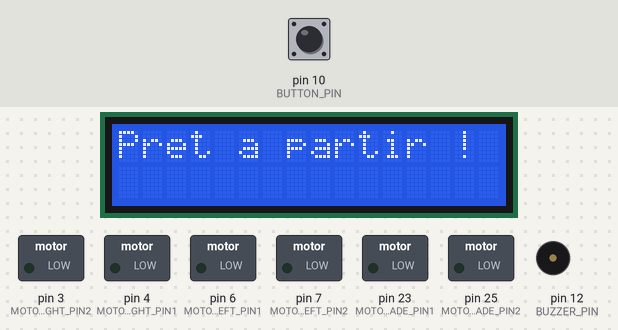
A sketch run on a simulated Arduino Mega 2560, built with avr-gcc and run on an emulated ATmega2560. Shown: 16×2 character LCD, switched loads named in the sketch (green lamp = pin HIGH), buzzer (waves = sounding). The inputs (shaded band) are chosen by the test bench; at power-on: pin 10 (BUTTON_PIN) LOW. Random numbers use the default seed unless the sketch sets one; what the sketch prints to the serial monitor is not drawn.

Above: at 0.4 s.
At 6.4 s:
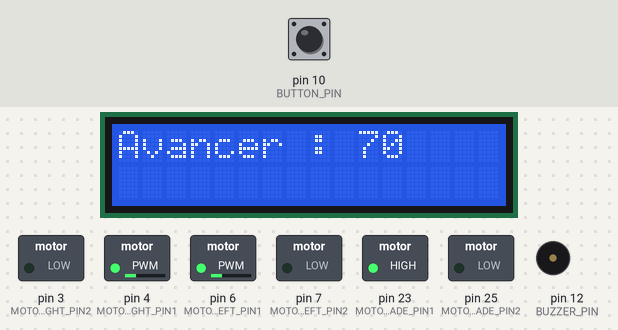
6.5 s: pin 10 (BUTTON_PIN) pulled HIGH for 0.15 s
At 6.66 s:
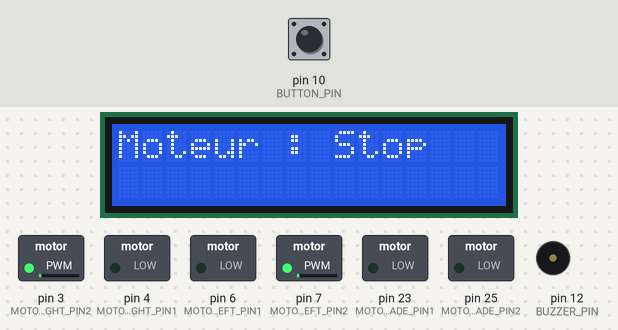
9.7 s: pin 10 (BUTTON_PIN) pulled HIGH for 1 s
14.3 s: pin 10 (BUTTON_PIN) pulled HIGH for 3.2 s
At 25.0 s:
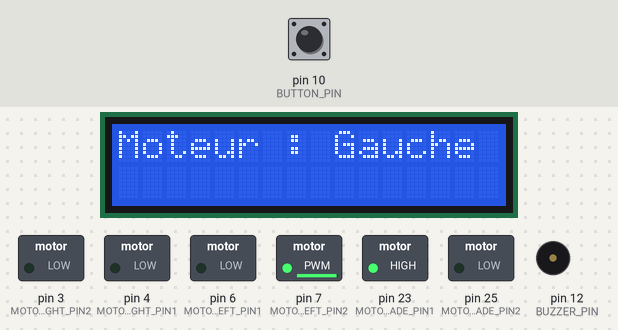
Timing chart, 0 to 33.7 s (numbered marks = the images above; inputs shaded):
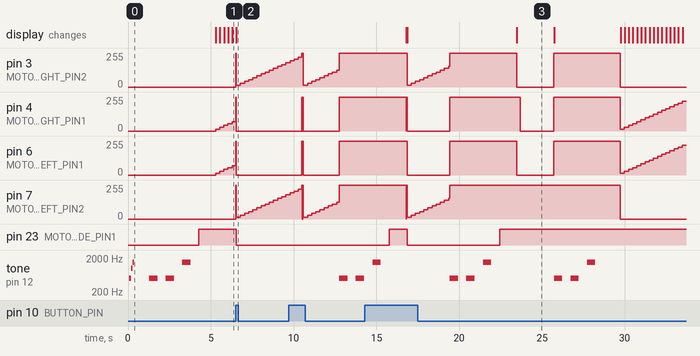

The sketch:

RobotTondeuse.ino
```cpp
#pragma region Imports

#include <Wire.h>
#include <LiquidCrystal_I2C.h>

#pragma endregion

#pragma region Variables

const int OBSTACLE_BACK_TIME = 4 * 1000;
int turnTime = 0;

long lastTimeForward = 0;
long lastTimeObstacle = 0;
long lastTimeTurn = 0;

int motorStep = 0; // 0 = stop, 1 = forward, 2 = backward, 3 = right, 4 = left

// Moteur droit
const int MOTOR_RIGHT_PIN1 = 4;
const int MOTOR_RIGHT_PIN2 = 3;

// Relais
const int MOTOR_BLADE_PIN1 = 23;
const int MOTOR_BLADE_PIN2 = 25;

// Moteur gauche
const int MOTOR_LEFT_PIN1 = 6;
const int MOTOR_LEFT_PIN2 = 7;

// Buzzer
const int BUZZER_PIN = 12;

// Vitesse du moteur
const int MOTOR_MAX_SPEED = 252; // Vitesse maximale du moteur
const int MOTOR_SPEED_STEP = 14; // Vitesse de progression des moteurs (Diviseurs: 1, 2, 3, 4, 6, 7, 9, 12, 14, 18, 21, 28, 36, 42, 63, 84, 126, 252)
int motorRightSpeed = 0; // Vitesse actuelle du moteur droit
int motorLeftSpeed = 0; // Vitesse actuelle du moteur gauche

const bool DEV_SILENT_MODE = false; // Ce mode permet de tester/développer sans les tonnalités, les bruits de moteurs etc.

// Pare choc avant gauche
const int BUTTON_PIN = 10;

LiquidCrystal_I2C lcd(0x27, 16, 2);

#pragma endregion

void setup() {
  Serial.begin(9600);

  screen_print(0, 0, "Initialisation...");

  // Moteur droit
  pinMode(MOTOR_RIGHT_PIN1, OUTPUT);
  pinMode(MOTOR_RIGHT_PIN2, OUTPUT);

  // Moteur gauche
  pinMode(MOTOR_LEFT_PIN1, OUTPUT);
  pinMode(MOTOR_LEFT_PIN2, OUTPUT);

  // Relais
  pinMode(MOTOR_BLADE_PIN1, OUTPUT);
  pinMode(MOTOR_BLADE_PIN2, OUTPUT);
	digitalWrite(MOTOR_BLADE_PIN1, LOW);
	digitalWrite(MOTOR_BLADE_PIN2, LOW);

  // Button
  pinMode(BUTTON_PIN, INPUT);

  // Beeper
  pinMode(BUZZER_PIN, OUTPUT);

  lcd.init(); // Initialize the lcd
  lcd.backlight(); // Turn on the LCD screen backlight.

  // Le robot a initialisé toutes ses variables.
  screen_print(0, 0, "Pret a partir !");

  // On avertis via le beeper que la machine est prête à travailler.
  bip(500, 100);
  delay(100);
  bip(1000, 100);
  delay(100);
  bip(1500, 100);

  delay(1000);

  forward_and_cut();
}

void loop() {
  obstacle_thread();
  forward_thread();
  backward_thread();
  left_thread();
  right_thread();
}

void obstacle_thread(){
  const long NOW = millis();
  // Si obstacle, on recule.
  if (digitalRead(BUTTON_PIN) == HIGH) {
    if(lastTimeObstacle == 0){
      lastTimeObstacle = NOW;
      screen_print(0, 0, "Obstacle !");
      motor_stop(true);
      blade_off();
      backward();
    }
  }

  // Si le robot a fini de reculer.
  if(lastTimeObstacle != 0 && NOW - lastTimeObstacle > OBSTACLE_BACK_TIME){
    lastTimeObstacle = 0;
    motor_stop(true);
    int orientation = random(2); // 0 = Gauche, 1 = Droite
    turnTime = random(1000, 3000);
    Serial.println("[DEBUG] -> " + String(turnTime));
    if(lastTimeTurn == 0){
      lastTimeTurn = NOW;
      if(orientation == 0){
        left();
      }
      else{
        right();
      }
    }
  }

  // Si le robot a fini de tourner.
  if(lastTimeTurn != 0){
    if(NOW - lastTimeTurn > turnTime){
      lastTimeTurn = 0;
      motor_stop(true);
      forward_and_cut();
    }
  }
}

void right(){
  motorStep = 3;
  screen_print(0, 0, "Moteur : Droite");
  motorRightMoove(MOTOR_MAX_SPEED * -1);
  motorLeftMoove(MOTOR_MAX_SPEED);
}

// Cette fonction permet de faire tourner à gauche le robot.
void right_thread(){
  if(motorStep == 3){
    const long NOW = millis();

    if(motorLeftSpeed < MOTOR_MAX_SPEED && NOW - lastTimeTurn >= 250){
      //lastTimeTurn = NOW;
      motorLeftSpeed = motorLeftSpeed + MOTOR_SPEED_STEP;

      motorLeftMoove(motorLeftSpeed);

      screen_print(0, 0, "Moteur : Droite : " + String(motorLeftSpeed));
    }
  }
}

void left(){
  motorStep = 4;
  screen_print(0, 0, "Moteur : Gauche");
  motorRightMoove(MOTOR_MAX_SPEED);
  motorLeftMoove(MOTOR_MAX_SPEED * -1);
}

// Cette fonction permet de faire tourner à gauche le robot.
void left_thread(){
  if(motorStep == 4){
    const long NOW = millis();

    if(motorRightSpeed < MOTOR_MAX_SPEED && NOW - lastTimeTurn >= 250){
      //lastTimeTurn = NOW;
      motorRightSpeed = motorRightSpeed + MOTOR_SPEED_STEP;

      motorRightMoove(motorLeftSpeed);

      screen_print(0, 0, "Moteur : Gauche : " + String(motorRightSpeed));
    }
  }
}


// Cette fonction permet faire tourner le moteur de droite.
void motorRightMoove(int speed){
  analogWrite(MOTOR_RIGHT_PIN1, speed > 0 ? speed : 0);
  analogWrite(MOTOR_RIGHT_PIN2, speed < 0 ? abs(speed) : 0);
}

// Cette fonction permet faire tourner le moteur de gauche.
void motorLeftMoove(int speed){
  analogWrite(MOTOR_LEFT_PIN1, speed > 0 ? speed : 0);
  analogWrite(MOTOR_LEFT_PIN2, speed < 0 ? abs(speed) : 0);
}

// Cette fonction allume progressivement la lame de tonte.
void blade_on(){
  Serial.println("[BLADE] -> On");

  // On avertit l'utilisateur d'une triple tonalité que la lame va démarrer.
  bip(500, 500);
  delay(1000);
  bip(500, 500);
  delay(1000);
  bip(1500, 500);
  delay(1000);

  // Déclenchement du relai moteur de tonte preogressif
  if(!DEV_SILENT_MODE){
	  analogWrite(MOTOR_BLADE_PIN1, MOTOR_MAX_SPEED);
  }

  delay(1000);
}

// Cette fonction ordonne au robot d'avancer en coupant l'herbe.
void forward_and_cut(){
  blade_on();
  motorStep = 1;
}

void backward(){
    motorRightSpeed = 0;
    motorLeftSpeed = motorRightSpeed;
    motorRightMoove(MOTOR_MAX_SPEED * -1);
    motorLeftMoove(MOTOR_MAX_SPEED * -1);
    motorStep = 2;
}

// Cette fonction permet de faire avancer le robot.
void backward_thread(){
  if(motorStep == 2){
    long now = millis();

    if(now - lastTimeForward >= 250){
      if(motorRightSpeed < MOTOR_MAX_SPEED){
        lastTimeForward = now;
        motorRightSpeed = motorRightSpeed + MOTOR_SPEED_STEP;
        motorLeftSpeed = motorRightSpeed;

        motorRightMoove(motorRightSpeed * -1);
        motorLeftMoove(motorLeftSpeed * -1);

        //screen_print(0, 0, "Reculer : " + String(motorRightSpeed));
      }
    }
  }
}

// Cette fonction permet de faire avancer le robot.
void forward_thread(){
  if(lastTimeObstacle == 0 && motorStep == 1){
    long now = millis();

    if(motorRightSpeed < MOTOR_MAX_SPEED && lastTimeObstacle == 0 && now - lastTimeForward >= 250){
      lastTimeForward = now;
      motorRightSpeed = motorRightSpeed + MOTOR_SPEED_STEP;
      motorLeftSpeed = motorRightSpeed;

      motorRightMoove(motorRightSpeed);
      motorLeftMoove(motorLeftSpeed);
      //analogWrite(MOTOR_RIGHT_ENABLE_PIN, motorRightSpeed);
      //analogWrite(MOTOR_LEFT_ENABLE_PIN, motorLeftSpeed);

      screen_print(0, 0, "Avancer : " + String(motorRightSpeed));
    }
  }
}

// Cette fonction bloque les deux moteurs de traction.
void motor_stop(bool printOnScreen){
  // On bloque le moteur droit en précisant "HIGH" sur les deux pins.
  digitalWrite(MOTOR_RIGHT_PIN1, HIGH);
  digitalWrite(MOTOR_RIGHT_PIN2, HIGH);

  // On bloque le moteur gauche en précisant "HIGH" sur les deux pins.
  digitalWrite(MOTOR_LEFT_PIN1, HIGH);
  digitalWrite(MOTOR_LEFT_PIN2, HIGH);

  motorRightSpeed = 0;
  motorLeftSpeed = 0;

  if(printOnScreen){
    screen_print(0, 0, "Moteur : Stop");
  }
}

// Cette fonction éteint la lame de tonte.
void blade_off(){
  Serial.println("[BLADE] -> Off");
	digitalWrite(MOTOR_BLADE_PIN1, LOW);
	digitalWrite(MOTOR_BLADE_PIN2, LOW);
}

// Cette fonction permet d'afficher le texte souhaité sur l'écran.
void screen_print(int x, int y, String text){
  lcd.clear(); // On efface ce qui est inscrit à l'écran.
  lcd.setCursor(x, y); // On défini les coordonnées où écrire.
  lcd.print(text); // On écrit.

  // Si un ordinateur est branché, on affiche le message dans la console ("Serial Monitor").
  Serial.println("[SCREEN] -> " + text);
}

// Cette fonction permet de déclencher le beeper.
void bip(int frequency, int duration){
  if(!DEV_SILENT_MODE){
    tone(BUZZER_PIN, frequency, duration);
  }
  else{
    Serial.println("[BIP] (" + String(frequency) + ", " + String(duration) + ")");
  }
}
```

Measured:
- after the input at 6.5 s, pin 23 (MOTOR_BLADE_PIN1): HIGH → LOW at once
- by itself, tone on pin 12 (BUZZER_PIN): repeats every 6.7 s: silent 4.2 s, 2 × (500 Hz 0.50 s, silent 0.50 s), 1500 Hz 0.50 s
